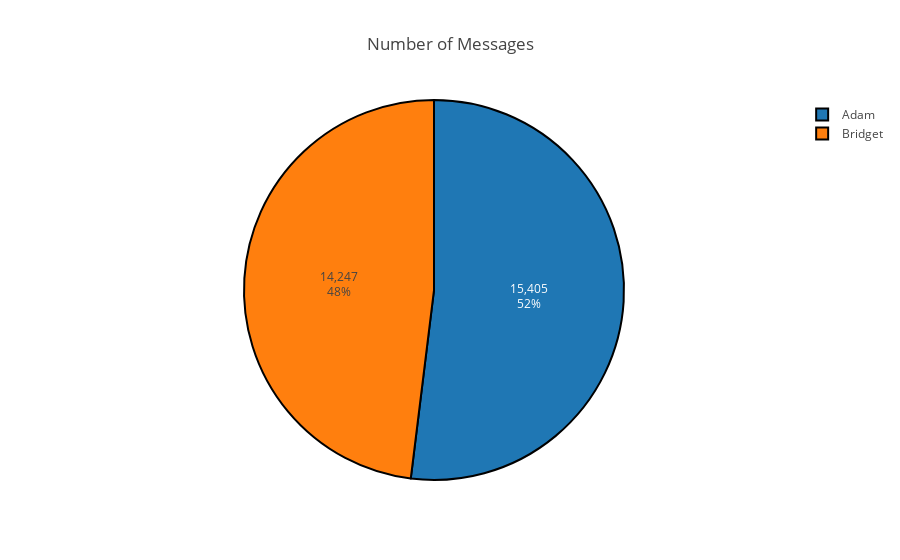

The notebook cell saved with this chart:
### Markdown cell above
## Visualize data

### Code cell
# pie chart for the number of messages sent between us
def plot_pie(labels, values):
    fig = {
        "data":
        [
          {
              "values": values,
              "labels": labels,
              "name": "Messages Betweeen Us",
              "hoverinfo":"label+percent",
              "textinfo":"percent+value",
              "hole": 0,
              "type": "pie",
              "marker": {"line": 
                         {'color':'#000000',
                          'width':2
                         }
                        }
          }
      ],
        "layout": {
            "title":"Number of Messages",
            "annotations": [
                {
                    "font": {"size": 10},
                    "showarrow": False,
                    "text": ""
                }
            ],
      }
    }
    iplot(fig, config = {'displayModeBar': False, 'showLink': False})

    
messages_labels = ['Adam', 'Bridget']
messages_values = [chat_df['is_sent'].value_counts()[1], 
                   chat_df['is_received'].value_counts()[1]]
plot_pie(messages_labels, messages_values)

### Figure 1 — Plotly figure (JSON) as saved in the notebook; plotly's stock layout.template omitted (floating-point values rounded to 4 significant figures)
{"data": [{"hole": 0, "hoverinfo": "label+percent", "labels": ["Adam", "Bridget"], "marker": {"line": {"color": "#000000", "width": 2}}, "name": "Messages Betweeen Us", "textinfo": "percent+value", "type": "pie", "values": [15405, 14247]}], "layout": {"annotations": [{"font": {"size": 10}, "showarrow": false, "text": ""}], "title": "Number of Messages"}}
